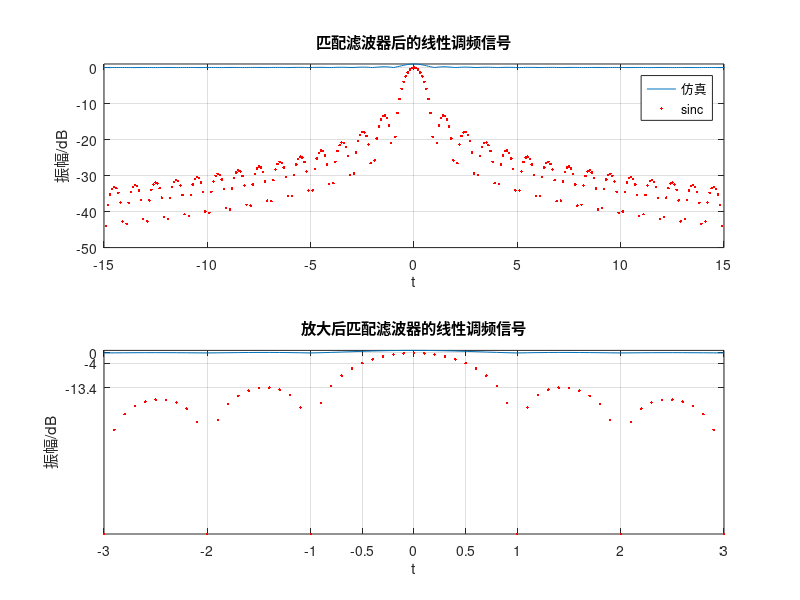

MATLAB code for this plot:
T = 10e-6;
B = 30e6;
K = B / T;
Fs = 10 * B;
Ts = 1 / Fs;
N = T / Ts;
t = linspace(-T / 2, T / 2, N);
St = exp(j * pi * K * t.^2);
Ht = exp(-j * pi * K * t.^2);
Sot = conv(St, Ht);
subplot(211)
L = 2 * N - 1;
t1 = linspace(-T, T, L);
Z = abs(Sot);
Z = Z / max(Z);
Z1 = abs(sinc(B.*t1));
Z1 = 20 * log10(Z1 + 1e-6);
t1 = t1 * B;
plot(t1, Z, t1, Z1, 'r.');
axis([-15, 15, -50, inf]);
grid on;
legend('仿真', 'sinc');
xlabel('t');
ylabel('振幅/dB');
title('匹配滤波器后的线性调频信号');
subplot(212);
N0 = 3 * Fs / B;
t2 = -N0 * Ts : Ts : N0 * Ts;
t2 = B * t2;
plot(t2, Z(N - N0 : N + N0), t2, Z1(N - N0 : N + N0), 'r.');
axis([-inf, inf, -50, inf]);
grid on;
axis tight;
set(gca, 'Ytick', [-13.4, -4, 0], 'Xtick', [-3, -2, -1, -0.5, 0, 0.5, 1, 2, 3]);
xlabel('t');
ylabel('振幅/dB');
title('放大后匹配滤波器的线性调频信号');
axis tight;